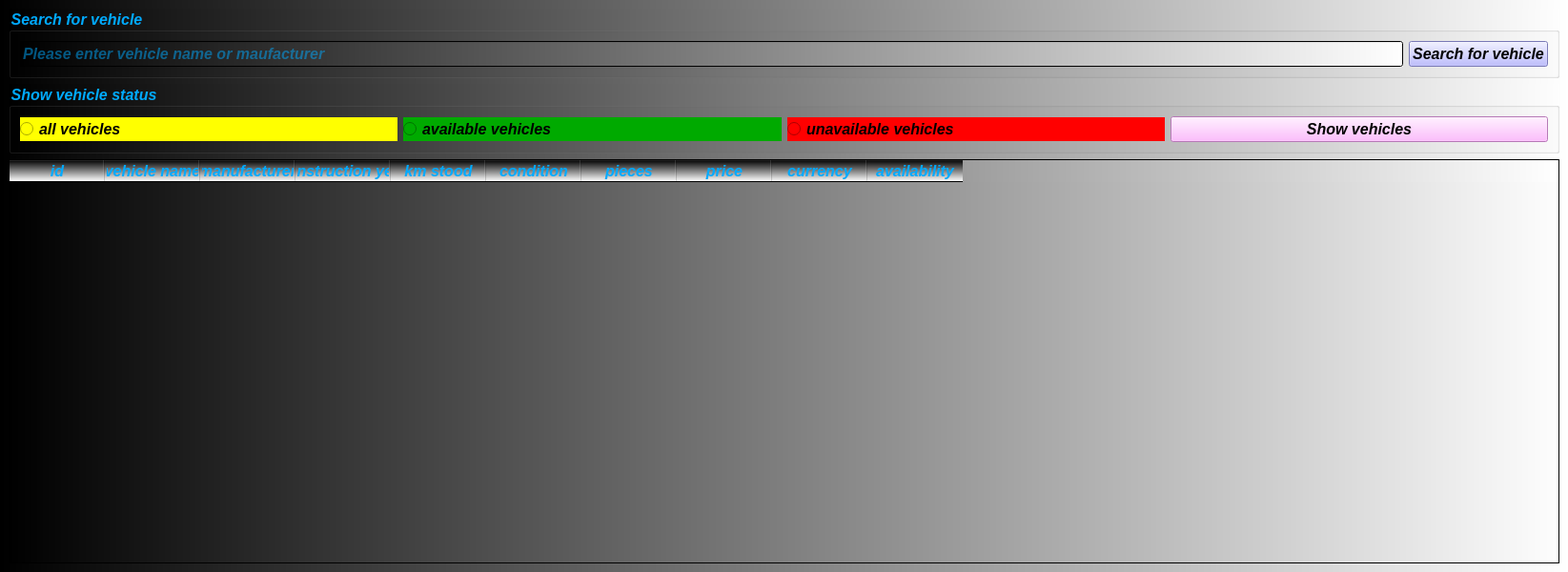
<?xml version="1.0" encoding="UTF-8"?>
<ui version="4.0">
 <class>DisplayVehicleTable</class>
 <widget class="QMainWindow" name="DisplayVehicleTable">
  <property name="geometry">
   <rect>
    <x>0</x>
    <y>0</y>
    <width>1645</width>
    <height>600</height>
   </rect>
  </property>
  <property name="font">
   <font>
    <pointsize>12</pointsize>
    <italic>true</italic>
    <bold>true</bold>
   </font>
  </property>
  <property name="windowTitle">
   <string>Display Vehicle Table</string>
  </property>
  <property name="toolTip">
   <string>DisplayVehicleTable</string>
  </property>
  <property name="styleSheet">
   <string notr="true">color: rgb(0, 170, 255);
background-color: qlineargradient(spread:pad, x1:0, y1:0, x2:1, y2:0, stop:0 rgba(0, 0, 0, 255), stop:1 rgba(255, 255, 255, 255));</string>
  </property>
  <widget class="QWidget" name="centralwidget">
   <layout class="QGridLayout" name="gridLayout_3">
    <item row="0" column="0">
     <widget class="QGroupBox" name="groupBox">
      <property name="font">
       <font>
        <pointsize>12</pointsize>
        <italic>true</italic>
        <bold>true</bold>
       </font>
      </property>
      <property name="title">
       <string>Search for vehicle</string>
      </property>
      <layout class="QGridLayout" name="gridLayout">
       <item row="0" column="0">
        <widget class="QLineEdit" name="lineEdit_SerachForVehicle">
         <property name="font">
          <font>
           <pointsize>12</pointsize>
           <italic>true</italic>
           <bold>true</bold>
          </font>
         </property>
         <property name="placeholderText">
          <string>Please enter vehicle name or maufacturer</string>
         </property>
        </widget>
       </item>
       <item row="0" column="1">
        <widget class="QPushButton" name="pushButton_SearchForVehicle">
         <property name="font">
          <font>
           <pointsize>12</pointsize>
           <italic>true</italic>
           <bold>true</bold>
          </font>
         </property>
         <property name="styleSheet">
          <string notr="true">color: rgb(0, 0, 0);
background-color: rgb(170, 170, 255);</string>
         </property>
         <property name="text">
          <string>Search for vehicle</string>
         </property>
        </widget>
       </item>
      </layout>
     </widget>
    </item>
    <item row="1" column="0">
     <widget class="QGroupBox" name="groupBox_2">
      <property name="font">
       <font>
        <pointsize>12</pointsize>
        <italic>true</italic>
        <bold>true</bold>
       </font>
      </property>
      <property name="title">
       <string>Show vehicle status</string>
      </property>
      <layout class="QGridLayout" name="gridLayout_2">
       <item row="0" column="0">
        <widget class="QRadioButton" name="radioButton_AllVehicles">
         <property name="font">
          <font>
           <pointsize>12</pointsize>
           <italic>true</italic>
           <bold>true</bold>
          </font>
         </property>
         <property name="styleSheet">
          <string notr="true">color: rgb(0, 0, 0);
background-color: rgb(255, 255, 0);</string>
         </property>
         <property name="text">
          <string>all vehicles</string>
         </property>
        </widget>
       </item>
       <item row="0" column="1">
        <widget class="QRadioButton" name="radioButton_AvailableVehicles">
         <property name="font">
          <font>
           <pointsize>12</pointsize>
           <italic>true</italic>
           <bold>true</bold>
          </font>
         </property>
         <property name="styleSheet">
          <string notr="true">color: rgb(0, 0, 0);
background-color: rgb(0, 170, 0);</string>
         </property>
         <property name="text">
          <string>available vehicles</string>
         </property>
        </widget>
       </item>
       <item row="0" column="2">
        <widget class="QRadioButton" name="radioButton_UnavailableVehicles">
         <property name="font">
          <font>
           <pointsize>12</pointsize>
           <italic>true</italic>
           <bold>true</bold>
          </font>
         </property>
         <property name="styleSheet">
          <string notr="true">color: rgb(0, 0, 0);
background-color: rgb(255, 0, 0);</string>
         </property>
         <property name="text">
          <string>unavailable vehicles</string>
         </property>
        </widget>
       </item>
       <item row="0" column="3">
        <widget class="QPushButton" name="pushButton_ShowVehicles">
         <property name="font">
          <font>
           <pointsize>12</pointsize>
           <italic>true</italic>
           <bold>true</bold>
          </font>
         </property>
         <property name="styleSheet">
          <string notr="true">color: rgb(0, 0, 0);
background-color: rgb(255, 170, 255);</string>
         </property>
         <property name="text">
          <string>Show vehicles</string>
         </property>
        </widget>
       </item>
      </layout>
     </widget>
    </item>
    <item row="2" column="0">
     <widget class="QTableWidget" name="tableWidget_ShowVehicle">
      <property name="font">
       <font>
        <pointsize>12</pointsize>
        <italic>true</italic>
        <bold>true</bold>
       </font>
      </property>
      <property name="editTriggers">
       <set>QAbstractItemView::NoEditTriggers</set>
      </property>
      <property name="alternatingRowColors">
       <bool>true</bool>
      </property>
      <property name="columnCount">
       <number>10</number>
      </property>
      <column>
       <property name="text">
        <string>id</string>
       </property>
       <property name="font">
        <font>
         <pointsize>12</pointsize>
         <italic>true</italic>
         <bold>true</bold>
        </font>
       </property>
      </column>
      <column>
       <property name="text">
        <string>vehicle name</string>
       </property>
       <property name="font">
        <font>
         <pointsize>12</pointsize>
         <italic>true</italic>
         <bold>true</bold>
        </font>
       </property>
      </column>
      <column>
       <property name="text">
        <string>manufacturer</string>
       </property>
       <property name="font">
        <font>
         <pointsize>12</pointsize>
         <italic>true</italic>
         <bold>true</bold>
        </font>
       </property>
      </column>
      <column>
       <property name="text">
        <string>construction year</string>
       </property>
       <property name="font">
        <font>
         <pointsize>12</pointsize>
         <italic>true</italic>
         <bold>true</bold>
        </font>
       </property>
      </column>
      <column>
       <property name="text">
        <string>km stood</string>
       </property>
       <property name="font">
        <font>
         <pointsize>12</pointsize>
         <italic>true</italic>
         <bold>true</bold>
        </font>
       </property>
      </column>
      <column>
       <property name="text">
        <string>condition</string>
       </property>
       <property name="font">
        <font>
         <pointsize>12</pointsize>
         <italic>true</italic>
         <bold>true</bold>
        </font>
       </property>
      </column>
      <column>
       <property name="text">
        <string>pieces</string>
       </property>
       <property name="font">
        <font>
         <pointsize>12</pointsize>
         <italic>true</italic>
         <bold>true</bold>
        </font>
       </property>
      </column>
      <column>
       <property name="text">
        <string>price</string>
       </property>
       <property name="font">
        <font>
         <pointsize>12</pointsize>
         <italic>true</italic>
         <bold>true</bold>
        </font>
       </property>
      </column>
      <column>
       <property name="text">
        <string>currency</string>
       </property>
       <property name="font">
        <font>
         <pointsize>12</pointsize>
         <italic>true</italic>
         <bold>true</bold>
        </font>
       </property>
      </column>
      <column>
       <property name="text">
        <string>availability</string>
       </property>
       <property name="font">
        <font>
         <pointsize>12</pointsize>
         <italic>true</italic>
         <bold>true</bold>
        </font>
       </property>
      </column>
     </widget>
    </item>
   </layout>
  </widget>
  <widget class="QMenuBar" name="menubar">
   <property name="geometry">
    <rect>
     <x>0</x>
     <y>0</y>
     <width>1645</width>
     <height>33</height>
    </rect>
   </property>
  </widget>
 </widget>
 <resources/>
 <connections/>
</ui>
